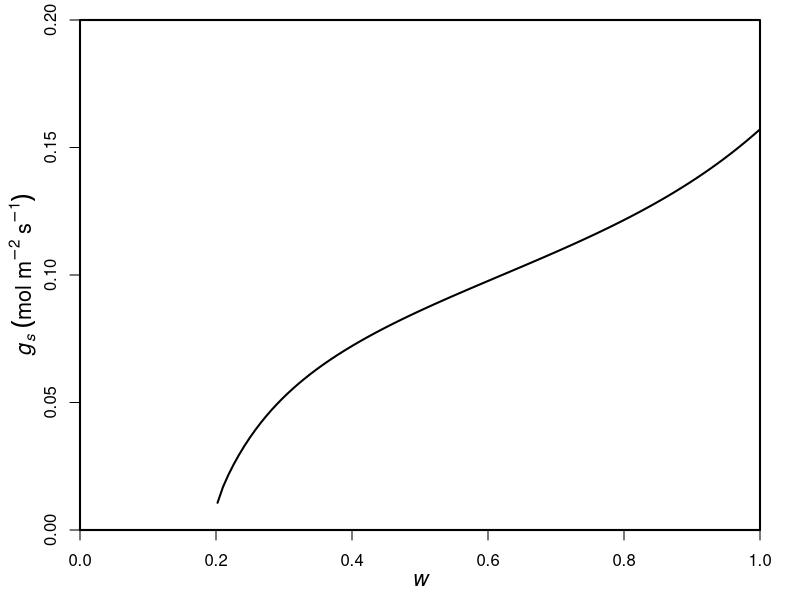

Source code (R):

options(digits=20)
library(deSolve)

# psf(w)
psf <- function(w, pe=-1.58*10^-3, b=4.38)pe*w^(-b)

# PLC(px)
PLCf <- function(px, c=2.64, d=3.54)1-exp(-(-px/d)^c)

# xylem conductance function
kxf <- function(px, kxmax=5)kxmax*(1-PLCf(px))

# minimum xylem water potential function at given w
pxminf <- function(w, a=1.6, nZ=0.5, p=43200, l=1.8e-5, LAI=1, h=l*a*LAI/nZ*p, h2=l*LAI/nZ*p/1000){
  ps <- psf(w)
  f1 <- function(px)(ps-px)*h2*kxf(px)
  res <- optimize(f1, c(-100, 0), tol=.Machine$double.eps, maximum=T)$maximum
  return(res)
}

# gsmaxf(w)
gsmaxf <- Vectorize(function(w, a=1.6, nZ=0.5, p=43200, l=1.8e-5, LAI=1, h=l*a*LAI/nZ*p, VPD=0.02, h2=l*LAI/nZ*p/1000){
  ps <- psf(w)
  pxmin <- pxminf(w)
  res <- (ps-pxmin)*h2*kxf(pxmin)/(h*VPD)
  return(res)
})

# xylem water potential function
pxf <- function(w, gs, a=1.6, nZ=0.5, p=43200, l=1.8e-5, LAI=1, h=l*a*LAI/nZ*p, VPD=0.02, h2=l*LAI/nZ*p/1000){
  ps <- psf(w)
  pxmin <- pxminf(w)
  f1 <- function(px)((ps-px)*h2*kxf(px)-h*VPD*gs)^2
  res <- optimize(f1, c(pxmin, ps), tol=.Machine$double.eps)$minimum
  return(res)
}

# Af(gs, ca)
Af <- function(gs, ca, Vcmax=50, cp=30, Km=703, Rd=1, LAI=1){
  LAI*1/2*(Vcmax+(Km+ca)*gs-Rd-((Vcmax)^2+2*Vcmax*(Km-ca+2*cp)*gs+((ca+Km)*gs+Rd)^2-2*Rd*Vcmax)^(1/2))
}

# PLCwgsf(w, gs)
PLCwgsf <- function(w, gs){
  px <- pxf(w, gs)
  res <- PLCf(px)
  return(res)
}

# mf(w, gs)
mf <- function(w, gs, h3=10)h3*PLCwgsf(w, gs)

# B(w, gs)
Bf <- function(w, gs, ca)Af(gs, ca)-mf(w, gs)

# dgs/dw
dgsdwf <- function(w, y, parms, mu, wL){
  with(as.list(c(y, parms, mu, wL)), {
    
    h <- l*a*LAI/nZ*p
    gamma <- 1/((MAP/365/k)/1000)*nZ
    h2=l*LAI/nZ*p/1000
    
    px <- pxf(w, gs)
    res <- -((-((2*b*(-1+c)*c*gs*h*h3*pe*(-(px/d))^c*VPD*w^(-1+b))/(h2*kxmax*(px*w^b+c*(-(px/d))^c*(pe-px*w^b))^2))+(2*b*c^2*gs*h*h3*pe*(-(px/d))^(2*c)*VPD*w^(-1+b))/(h2*kxmax*(px*w^b+c*(-(px/d))^c*(pe-px*w^b))^2)-(2*b*c*h3*pe*(-(px/d))^c)/(exp((-(px/d))^c)*(w*(px*w^b+c*(-(px/d))^c*(pe-px*w^b))))+(2*b*c^2*gs*h*h3*pe*(-(px/d))^(2*c)*VPD*w^(-1+b)*(pe-c*pe+c*px*w^b))/(h2*kxmax*((-px)*w^b+c*(-(px/d))^c*(-pe+px*w^b))^3)+(2*gamma*((-1+exp(-(-(px/d))^c))*h3+mu-(1/2)*LAI*((-ca)*gs-gs*Km+Rd-Vcmax+sqrt((ca*gs-gs*Km+Rd-Vcmax)^2+4*gs*(ca*gs*Km+Km*Rd+cp*Vcmax)))))/(1-wL)+(gs*(-gamma+k/(gs*h*VPD))*(LAI*(ca+Km-(ca^2*gs+gs*Km^2+Km*Rd+ca*(2*gs*Km+Rd-Vcmax)+2*cp*Vcmax+Km*Vcmax)/sqrt((ca*gs-gs*Km+Rd-Vcmax)^2+4*gs*(ca*gs*Km+Km*Rd+cp*Vcmax)))+(2*c*h*h3*(-(px/d))^c*VPD*w^b)/(h2*kxmax*(px*w^b+c*(-(px/d))^c*(pe-px*w^b)))))/(1-wL))/(gs*h^2*VPD^2*((LAI*((2*(ca+Km))/gs+(ca^2*gs+gs*Km^2+Km*Rd+ca*(2*gs*Km+Rd-Vcmax)+2*cp*Vcmax+Km*Vcmax)^2/((ca*gs-gs*Km+Rd-Vcmax)^2+4*gs*(ca*gs*Km+Km*Rd+cp*Vcmax))^(3/2)+(-3*ca^2*gs-3*gs*Km^2-2*ca*(3*gs*Km+Rd-Vcmax)-2*(2*cp*Vcmax+Km*(Rd+Vcmax)))/(gs*sqrt((ca*gs-gs*Km+Rd-Vcmax)^2+4*gs*(ca*gs*Km+Km*Rd+cp*Vcmax)))))/(h^2*VPD^2)-(2*(-1+c)*c*exp((-(px/d))^c)*h3*(-(px/d))^c*w^(2*b))/(h2^2*kxmax^2*(px*w^b+c*(-(px/d))^c*(pe-px*w^b))^2)+(2*c^2*exp((-(px/d))^c)*h3*(-(px/d))^(2*c)*w^(2*b))/(h2^2*kxmax^2*(px*w^b+c*(-(px/d))^c*(pe-px*w^b))^2)-(2*(LAI*(ca+Km-(ca^2*gs+gs*Km^2+Km*Rd+ca*(2*gs*Km+Rd-Vcmax)+2*cp*Vcmax+Km*Vcmax)/sqrt((ca*gs-gs*Km+Rd-Vcmax)^2+4*gs*(ca*gs*Km+Km*Rd+cp*Vcmax)))+(2*c*h*h3*(-(px/d))^c*VPD*w^b)/(h2*kxmax*(px*w^b+c*(-(px/d))^c*(pe-px*w^b)))))/(gs*h^2*VPD^2)+(2*c*h3*(-(px/d))^c*w^b*(2*h2*kxmax*px^2*w^(2*b)+c^2*(-(px/d))^c*(pe-px*w^b)*((-exp((-(px/d))^c))*gs*h*(-1+(-(px/d))^c)*VPD*w^b+2*h2*kxmax*(-(px/d))^c*(pe-px*w^b))-c*(-(px/d))^c*w^b*(4*h2*kxmax*px*(-pe+px*w^b)+exp((-(px/d))^c)*gs*h*VPD*(pe+px*w^b))))/(gs*h*h2^2*kxmax^2*VPD*(px*w^b+c*(-(px/d))^c*(pe-px*w^b))^3))))
    return(list(res))
  })
}

# Boundary conditions
gsBCf <- function(w, parms, mu, ca){
  with(as.list(c(w, parms, mu)), {
    
    h <- l*a*LAI/nZ*p
    h2=l*LAI/nZ*p/1000
    
    f1 <- function(gs){
      px <- pxf(w, gs)
      res <- (1/2)*gs*h*VPD*((-gs)*LAI*(ca+Km-(ca^2*gs+gs*Km^2+Km*Rd+ca*(2*gs*Km+Rd-Vcmax)+2*cp*Vcmax+Km*Vcmax)/sqrt((ca*gs-gs*Km+Rd-Vcmax)^2+4*gs*(ca*gs*Km+Km*Rd+cp*Vcmax)))+2*((-1+exp(-(-(px/d))^c))*h3+mu-(1/2)*LAI*((-ca)*gs-gs*Km+Rd-Vcmax+sqrt((ca*gs-gs*Km+Rd-Vcmax)^2+4*gs*(ca*gs*Km+Km*Rd+cp*Vcmax))))-(2*c*gs*h*h3*(-(px/d))^c*VPD*w^b)/(h2*kxmax*(px*w^b+c*(-(px/d))^c*(pe-px*w^b))))
      return(res^2)
    }
    
    gsmax <- gsmaxf(w)
    res <- optimize(f1, c(gsmax*0.1, gsmax), tol=.Machine$double.eps)
    return(res)
  })
}

# optimize mu
muf <- function(mu, wL){
  gswL <- gsBCf(wL, parms, mu, ca)
  out <- ode(y=c(gs=gswL$minimum), times=c(wL, 1), func=dgsdwf, parms=parms, mu=mu, wL=wL)
  gs11 <- out[2, 2]
  gs12 <- gsBCf(1, parms, mu, ca)
  res <- gs11-gs12$minimum
  return(res^2)
}

# gs(w)
gswf <- function(w, mu, wL){
  gswL <- gsBCf(wL, parms, mu, ca)
  res <- ode(y=c(gs=gswL$minimum), times=c(wL, w), func=dgsdwf, parms=parms, mu=mu, wL=wL)[2, 2]
  return(res)
}

# Result
wL <- 0.202234724271675

mul <- 1
ca <- 400
k <- 0.05
MAP <- 1000
parms <- c(LAI=1,
           Vcmax=50, cp=30, Km=703, Rd=1,
           a=1.6, nZ=0.5, p=43200, l=1.8e-5, VPD=0.02,
           pe=-1.58*10^-3, b=4.38, c=2.64, d=3.54, kxmax=5, h3=10)

mu <- optimize(muf, c(-20, 0), tol=.Machine$double.eps, wL=wL)
gswf1 <- Vectorize(function(w)gswf(w, mu$minimum, wL)*mul)

# Figure
windows(8, 6)
par(mgp = c(2, 1, 0), xaxs = "i", yaxs = "i", lwd = 2, mar=c(3.5, 4, 1, 2))
curve(gswf1, wL, 1,
      xlab = expression(italic(w)), 
      ylab = expression(italic(g[s])~(mol~m^-2~s^-1)),
      xlim = c(0, 1), ylim = c(0, 0.2),
      cex.lab = 1.3)
